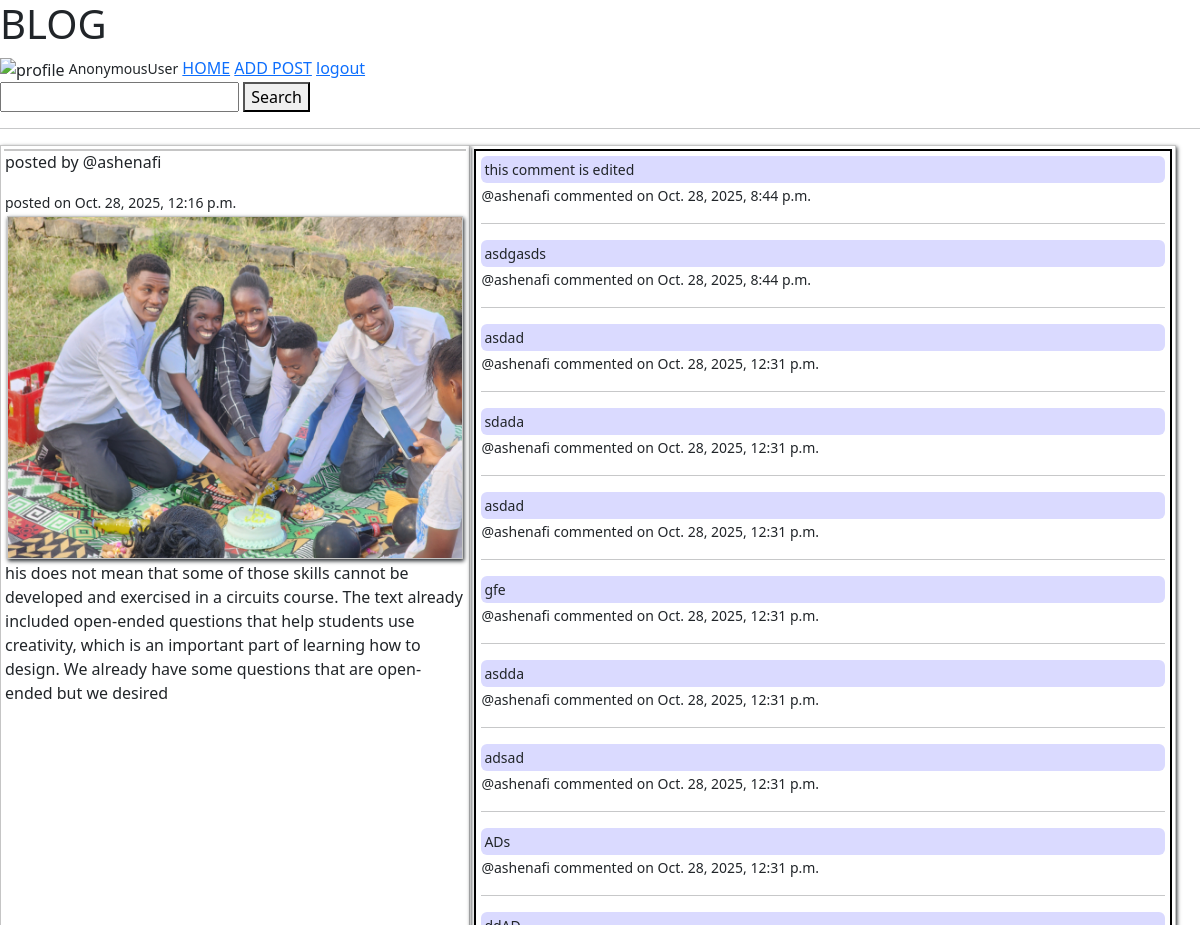
Page /view-post/2 on the earlier database version.
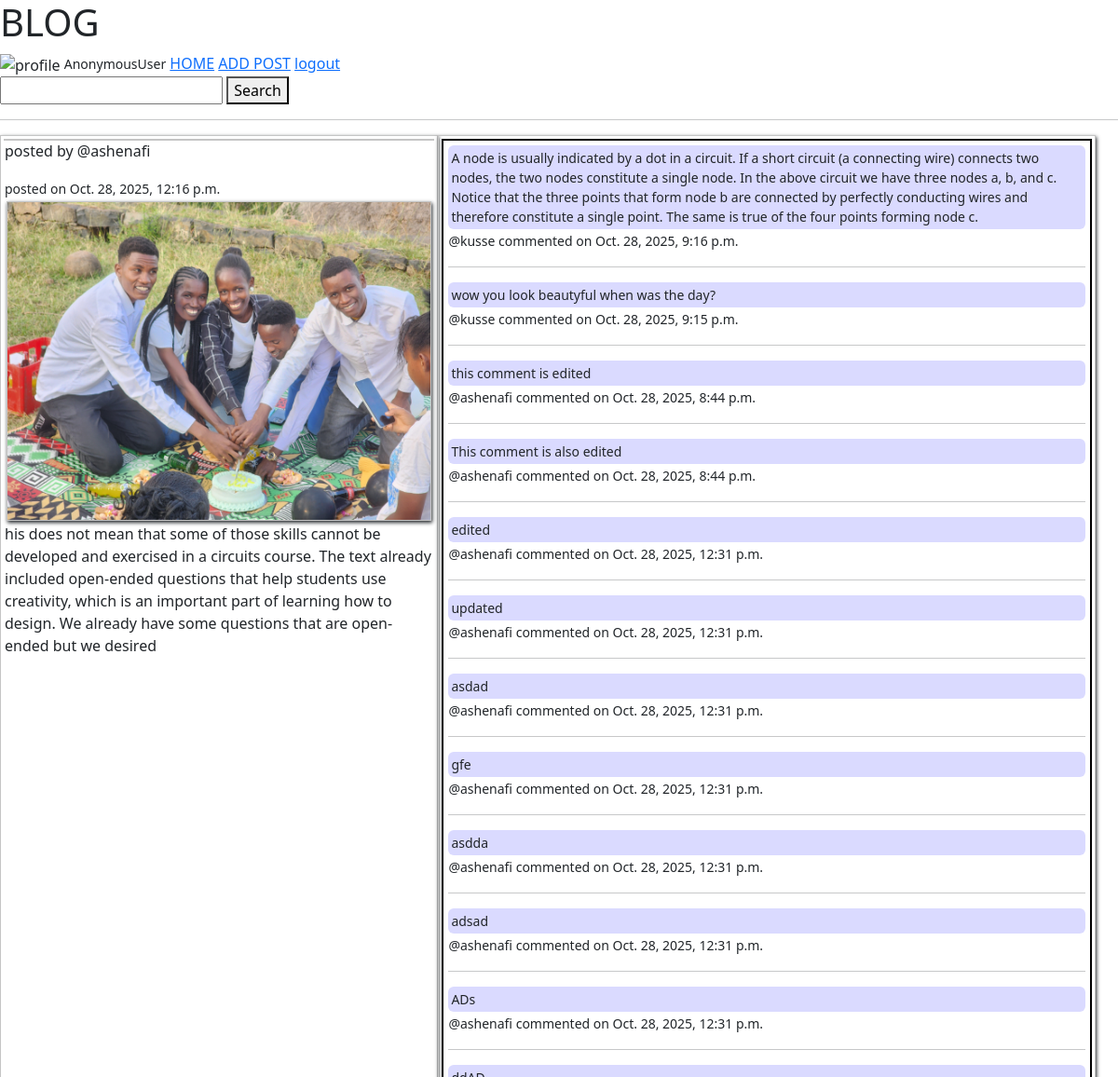
Same page on the later database version.
### blog/models.py (models this page shows, shortened)
class Comment(models.Model):
    post = models.ForeignKey(Post, on_delete=models.CASCADE)
    author = models.ForeignKey(User, on_delete=models.CASCADE)
    content = models.TextField()
    commented_at = models.DateTimeField(auto_now_add=True, null=True)

### blog/views.py (the view, shortened to what this page needs)
# urls.py: path("view-post/<int:pk>", views.view_post, name="viewpost"),
def view_post(request,pk):
    post = Post.objects.get(id=pk)
    comments = Comment.objects.filter(post=post).order_by('-commented_at')
    form = CommentForm()
    context = {
        'post':post,
        'form':form,
        'comments':comments,
    }
    return render(request, 'blog/post-view.html', context)

### blog/forms.py
class CommentForm(ModelForm):
    class Meta:
        model = Comment
        fields = ['content']

### blog/templates/blog/post-view.html (shortened to what this page needs)
{% extends 'blog/base.html' %}
{% load static %}
{% block content %}
<div class="main container-fluid row">
    <div class="post">
        <div class="post-content">
            <p>posted by @{{post.author}}</p>
            <small>posted on {{post.publication_date}}</small>
            <div class="photo">
                <img src="{{ post.photo.url }}" alt="post" class="postphoto">
            </div>
            <p>{{post.content}}</p>
        </div>
    </div>
    <div class="comment-section">
        <div class="comments">
            <div class="comment-content">
                {% for comment in comments %}
                    <small style="display: block; background-color: rgb(218, 218, 255); padding: 3px; border-radius: 6px;">{{comment.content}}</small>
                    <div>
                        <small>@{{comment.author}} commented on </small>
                        <small>{{comment.commented_at}}</small>
                    </div>
                    <hr>
                {% endfor %}
            </div>
        </div>
    </div>
</div>
{% endblock %}

Differences in the rows shown:
added Comment: content "A node is usually indicated by a dot in a circuit. If a short circuit (a connecting wire) connects two nodes, the two nodes constitute a single node. In the above circuit we have three nodes a, b, and c. Notice that the three points that form node b are connected by perfectly conducting wires and therefore constitute a single point. The same is true of the four points forming node c.", author "kusse", commented_at "Oct. 28, 2025, 9:16 p.m."
added Comment: content "wow you look beautyful when was the day?", author "kusse", commented_at "Oct. 28, 2025, 9:15 p.m."
changed Comment: content "asdgasds" → "This comment is also edited"
changed Comment: content "asdad" → "edited"
changed Comment: content "sdada" → "updated"
